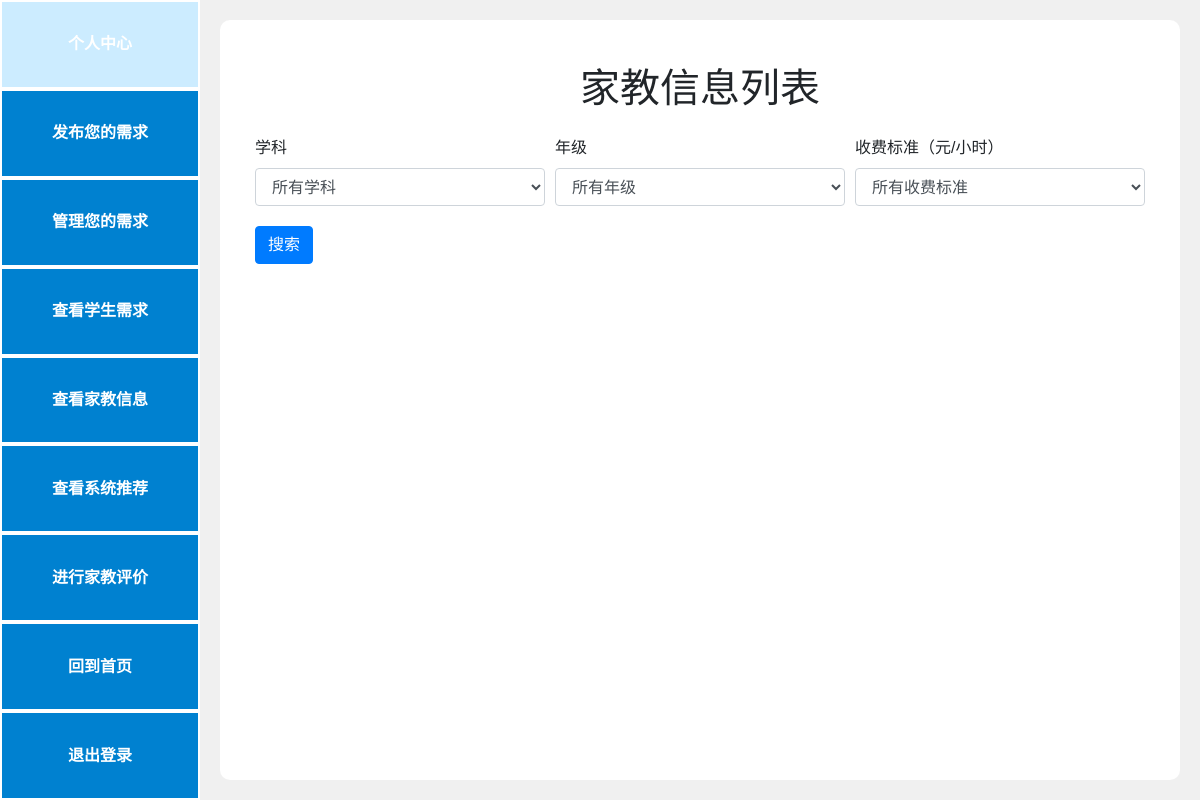
The app's page /tutors (signed in), older data.
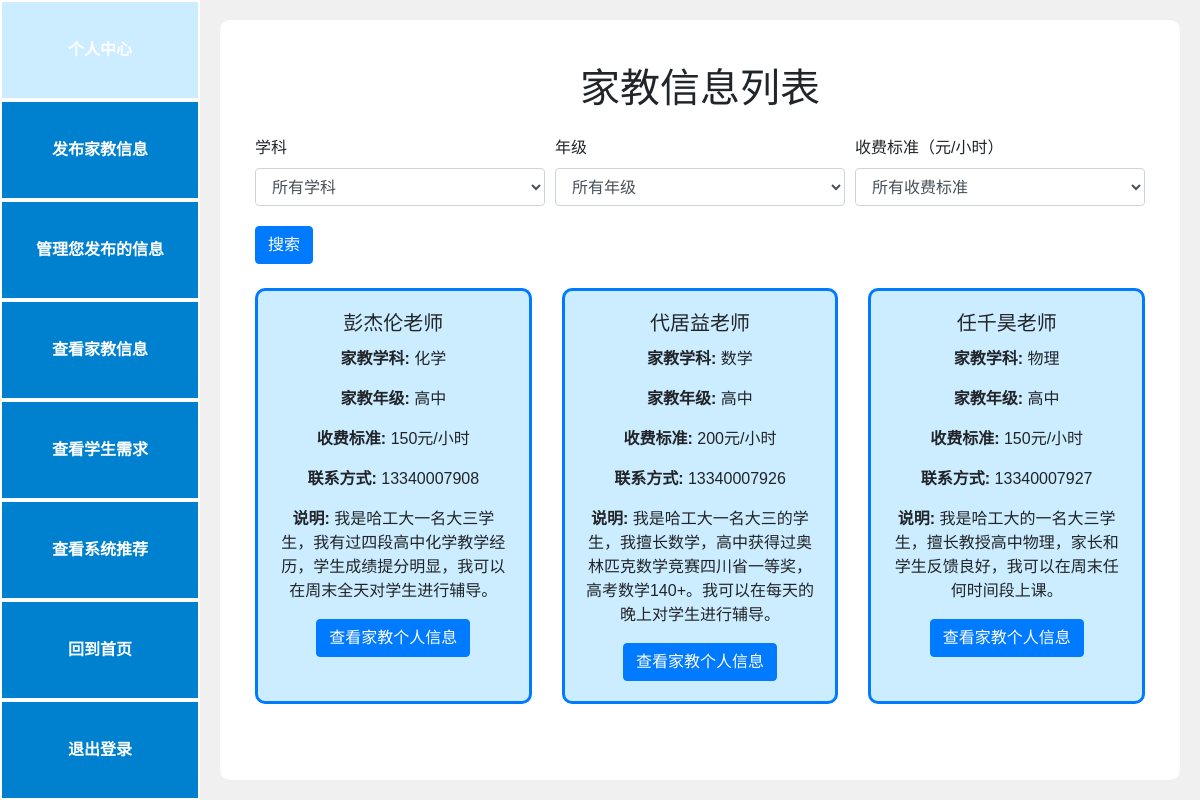
The same page, newer data.
### models.py (models this page shows)
class TutorInfo(db.Model):
    id = db.Column(db.Integer, primary_key=True)
    user_id = db.Column(db.Integer, db.ForeignKey('user.id'), nullable=False)
    name = db.Column(db.String(80), nullable=False)
    subject = db.Column(db.String(80), nullable=False)
    grade = db.Column(db.String(80), nullable=False)
    time = db.Column(db.String(80), nullable=True)
    rate = db.Column(db.String(80), nullable=False)
    phoneNumber = db.Column(db.String(20), unique=False, nullable=False)
    information = db.Column(db.Text, unique=False, nullable=False)

### app.py (the view, shortened to what this page needs)
@app.route('/tutors')
def tutors():
    subject = request.args.get('subject')
    grade = request.args.get('grade')
    rate = request.args.get('rate')
    query = TutorInfo.query
    if subject:
        query = query.filter(TutorInfo.subject == subject)
    if grade:
        query = query.filter(TutorInfo.grade == grade)
    tutor_infos = query.all()
    return render_template('tutors.html', tutors=tutor_infos, user=g.user)

### app.py (called while the page is built)
@app.before_request
def create_tables():
    if not hasattr(g, 'first_request'):  # 保证该函数只在第一次访问时执行
        g.first_request = True
        db.create_all()  # 创建所有在模型中定义的数据库表格

@app.before_request
def before_request():
    g.user = None
    if 'user_id' in session:
        g.user = User.query.get(session['user_id'])

### templates/tutors.html (shortened to what this page needs)
{% if user.role == 'tutor' %}
    {% extends "base_tutor.html" %}
{% else %}
    {% extends "base_student.html" %}
{% endif %}
{% block content %}
<div class="container mt-4">
    <h1 class="mb-4" style="text-align: center;">家教信息列表</h1>
    <form method="GET" action="{{ url_for('tutors') }}" class="mb-4">
        <div class="form-row">
            <div class="form-group col-md-4">
                <label for="subject">学科</label>
                <select id="subject" name="subject" class="form-control">
                    <option value="">所有学科</option>
                </select>
            </div>
            <div class="form-group col-md-4">
                <label for="grade">年级</label>
                <select id="grade" name="grade" class="form-control">
                    <option value="">所有年级</option>
                </select>
            </div>
            <div class="form-group col-md-4">
                <label for="rate">收费标准（元/小时）</label>
                <select id="rate" name="rate" class="form-control">
                    <option value="">所有收费标准</option>
                </select>
            </div>
        </div>
        <button type="submit" class="btn btn-primary">搜索</button>
    </form>
    <div class="row">
        {% for tutor in tutors %}
        <div class="col-md-4 mb-4">
            <div class="card h-100">
                <div class="card-body">
                    <h5 class="card-title" style="text-align: center;">{{ tutor.name }}老师</h5>
                    <p class="card-text" style="text-align: center;"><strong>家教学科: </strong>{{ tutor.subject }}</p>
                    <p class="card-text" style="text-align: center;"><strong>家教年级: </strong>{{ tutor.grade }}</p>
                    <p class="card-text" style="text-align: center;"><strong>收费标准: </strong>{{ tutor.rate }}元/小时</p>
                    <p class="card-text" style="text-align: center;"><strong>联系方式: </strong>{{ tutor.phoneNumber }}</p>
                    <p class="card-text" style="text-align: center;"><strong>说明: </strong>{{ tutor.information }}</p>
                    <div class="text-center">
                        <a href="{{ url_for('tutor_profile', user_id=tutor.user_id) }}" class="btn btn-primary">查看家教个人信息</a>
                    </div>
                </div>
            </div>
        </div>
        {% endfor %}
    </div>
</div>
{% endblock %}

Row changes from the older to the newer data that the page shows:
added TutorInfo: name "彭杰伦", subject "化学", grade "高中", rate "150", phoneNumber "13340007908", information "我是哈工大一名大三学生，我有过四段高中化学教学经历，学生成绩提分明显，我可以在周末全天对学生进行辅导。"
added TutorInfo: name "代居益", subject "数学", grade "高中", rate "200", phoneNumber "13340007926", information "我是哈工大一名大三的学生，我擅长数学，高中获得过奥林匹克数学竞赛四川省一等奖，高考数学140+。我可以在每天的晚上对学生进行辅导。"
added TutorInfo: name "任千昊", subject "物理", grade "高中", rate "150", phoneNumber "13340007927", information "我是哈工大的一名大三学生，擅长教授高中物理，家长和学生反馈良好，我可以在周末任何时间段上课。"
Text that changed along with them:
text no longer shown: "发布您的需求 管理您的需求 进行家教评价"
text now shown: "发布家教信息 管理您发布的信息"
